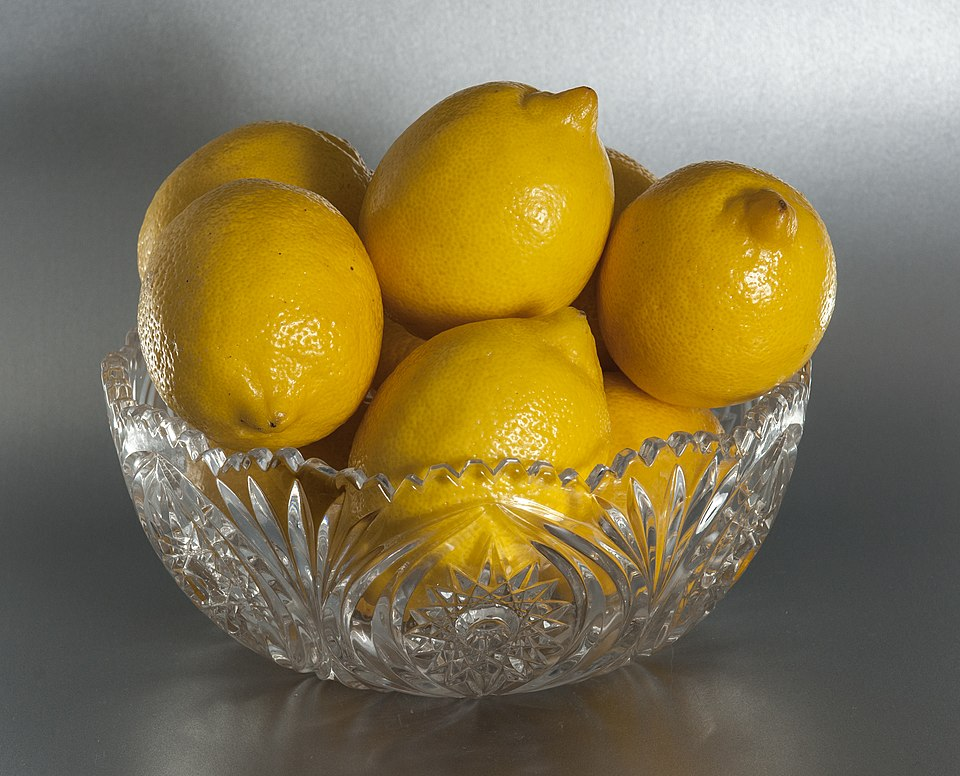
#> input picture Obraz.jpg, 960 x 776 px
$ python GKiPO_KP_Zad1.py
#> lines starting #> are read from the running program, lines starting #| are printed output that depends on the picture
import cv2
import matplotlib.pyplot as plt
import numpy as np

image = cv2.imread("Obraz.jpg")
#> image is the input picture: shape (776, 960, 3); mean B, G, R 79.4, 118.9, 133.3
image = cv2.cvtColor(image, cv2.COLOR_BGR2RGB)
plt.imshow(image)
plt.title("Oryginalny obraz")

height, width = image.shape[:2]
#> height = 776; width = 960
new_width = width // 2
#> new_width = 480
new_height = height // 2
#> new_height = 388
resized_image = cv2.resize(image, (new_width, new_height))

gray_image = cv2.cvtColor(resized_image, cv2.COLOR_RGB2GRAY)
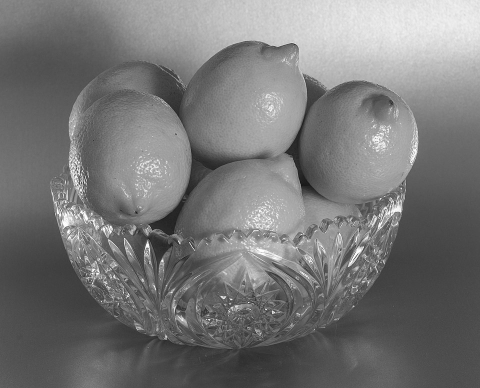
#> gray_image: shape (388, 480); min 21, max 255, mean 118.8

plt.imshow(gray_image, cmap='gray')
plt.title("Obraz w skali szarości (50%)")

rotated_image = cv2.rotate(gray_image, cv2.ROTATE_90_CLOCKWISE)
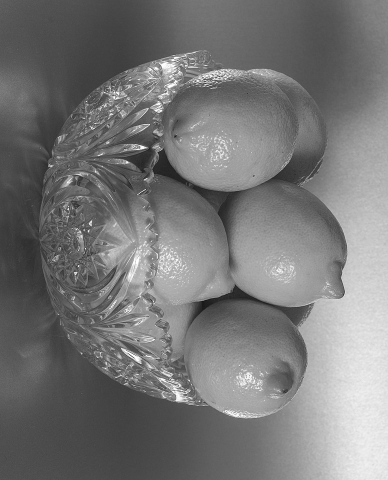
#> rotated_image: shape (480, 388); min 21, max 255, mean 118.8

plt.imshow(rotated_image, cmap='gray')
plt.title("Obraz obrócony o 90° w prawo")
plt.show()
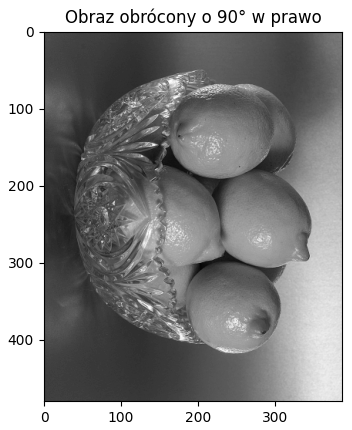
#> figure drawn by matplotlib, 1 panel

print("Rozmiar obrazu:", rotated_image.shape)
#| Rozmiar obrazu: (480, 388)
print("Macierz obrazu (fragment 10x10):")
print(rotated_image[:10, :10])
#| [[96 94 95 93 92 90 94 90 94 91]
#|  [92 93 96 92 92 94 94 93 87 91]
#|  [92 94 95 93 91 91 94 91 92 91]
#|  [94 88 95 88 89 91 89 92 92 92]
#|  [92 90 92 91 89 88 89 86 93 88]
#|  [92 90 92 90 90 92 92 90 91 87]
#|  [95 94 93 92 88 90 93 92 87 86]
#|  [86 92 90 94 93 88 92 89 92 93]
#|  [95 90 90 92 87 88 88 88 88 88]
#|  [93 91 87 89 91 90 87 92 90 86]]
